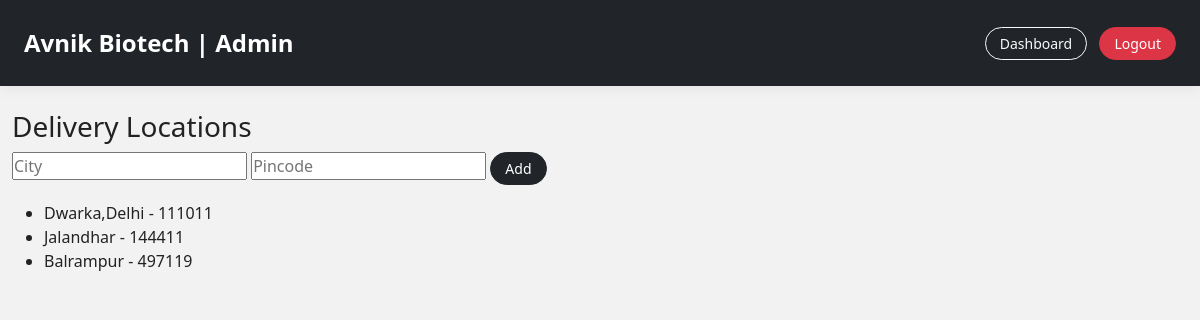
Page /dashboard/locations/ (signed in) on the committed database.
### adminapp/models.py (models this page shows, shortened)
class DeliveryLocation(models.Model):
    pincode = models.CharField(max_length=6, unique=True)
    city = models.CharField(max_length=100)

### adminapp/views.py (the view)
# urls.py: path('dashboard/locations/', views.admin_locations, name='admin_locations'),
@login_required
@user_passes_test(is_admin)
def admin_locations(request):
    if request.method == "POST":
        DeliveryLocation.objects.create(
            city=request.POST.get("city"),
            pincode=request.POST.get("pincode")
        )
    locations = DeliveryLocation.objects.all()
    return render(request, "adminpanel/locations.html", {
        "locations": locations
    })

### adminapp/views.py (called while the page is built)
def is_admin(user):
    return user.is_staff or user.is_superuser

### userapp/context_processors.py (called while the page is built)
def cart_count(request):
    cart = request.session.get('cart', {})
    return {
        'cart_count': sum(cart.values())
    }

### templates/adminpanel/locations.html (shortened to what this page needs)
{% extends 'admin_base.html' %}
{% block content %}
<h3>Delivery Locations</h3>
<form method="post">
  <input name="city" placeholder="City" required>
  <input name="pincode" placeholder="Pincode" required>
  <button class="btn btn-dark btn-sm">Add</button>
</form>
<ul class="mt-3">
  {% for loc in locations %}
    <li>{{ loc.city }} - {{ loc.pincode }}</li>
  {% endfor %}
</ul>
{% endblock %}

### static/css/style.css (style rules this page uses)
body { margin: 0; padding: 0; }
body { font-family: 'Segoe UI', Roboto, Arial, sans-serif; background-color: #f4f6f9; color: #222; }
.btn { border-radius: 30px; padding: 8px 22px; font-weight: 500; }
.btn-sm { padding: 5px 14px; border-radius: 20px; }
html { scroll-behavior: smooth; }
* { margin: 0; padding: 0; box-sizing: border-box; font-family: "Segoe UI", sans-serif; }
body { background: #f2f2f2; }

### rows in the picture
DeliveryLocation: city "Dwarka,Delhi", pincode "111011"
DeliveryLocation: city "Jalandhar", pincode "144411"
DeliveryLocation: city "Balrampur", pincode "497119"
